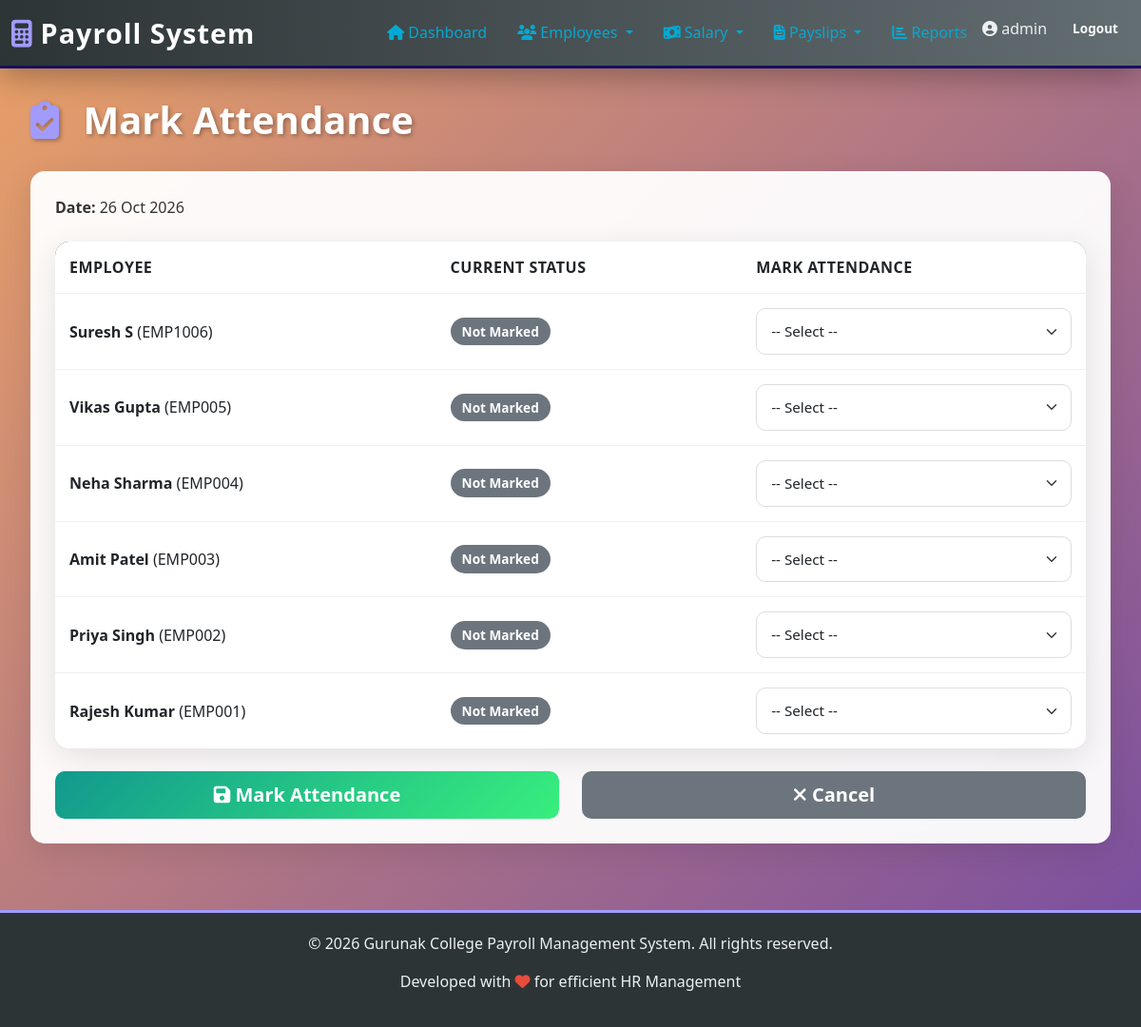
The page /attendance/mark/ (signed in) on the database its author committed.
### payroll/models.py (models this page shows, shortened)
class Employee(models.Model):
    POSITION = [
        ("Junior", "Junior"),
        ("Senior", "Senior"),
        ("Manager", "Manager"),
        ("Director", "Director"),
    ]
    STATUS_CHOICES = [
        ("Active", "Active"),
        ("Inactive", "Inactive"),
        ("On Leave", "On Leave"),
    ]
    name = models.CharField(max_length=100)
    email = models.EmailField(unique=True)
    phone = models.CharField(max_length=15, blank=True)
    employee_id = models.CharField(max_length=20, unique=True)
    position = models.CharField(max_length=20, choices=POSITION)
    department = models.ForeignKey(Department, on_delete=models.PROTECT)
    experience = models.IntegerField()
    base_salary = models.FloatField()
    address = models.TextField(blank=True)
    city = models.CharField(max_length=50, blank=True)
    state = models.CharField(max_length=50, blank=True)
    zip_code = models.CharField(max_length=10, blank=True)
    pan = models.CharField(max_length=20, blank=True)
    aadhar = models.CharField(max_length=20, blank=True)
    bank_account = models.CharField(max_length=20, blank=True)
    ifsc_code = models.CharField(max_length=20, blank=True)
    status = models.CharField(max_length=20, choices=STATUS_CHOICES, default="Active")
    date_joined = models.DateField()
    created_at = models.DateTimeField(auto_now_add=True)
    updated_at = models.DateTimeField(auto_now=True)
    class Meta:
        ordering = ['-created_at']
        indexes = [
            models.Index(fields=['employee_id']),
            models.Index(fields=['status']),
        ]

### payroll/views.py (the view, shortened to what this page needs)
# urls.py: path('attendance/mark/', views.mark_attendance, name='mark_attendance'),
@login_required
@login_required
def mark_attendance(request):
    today = timezone.now().date()
    employees = Employee.objects.filter(status='Active')
    today_attendance_records = Attendance.objects.filter(date=today).values('employee_id', 'status')
    today_attendance = {att['employee_id']: att['status'] for att in today_attendance_records}
    context = {
        'employees': employees,
        'today_attendance': today_attendance,
        'date': today,
    }
    return render(request, 'attendance/mark_attendance.html', context)

### payroll/templatetags/custom_filters.py (called while the page is built)
@register.filter
def get_item(dictionary, key):
    if isinstance(dictionary, dict):
        return dictionary.get(key, None)
    return None

### templates/attendance/mark_attendance.html (shortened to what this page needs)
{% extends 'base.html' %}
{% load custom_filters %}
{% block content %}
<div class="mb-4">
    <h1 class="page-title">
        <i class="fas fa-clipboard-check"></i> Mark Attendance
    </h1>
</div>
<div class="glass">
    <p class="mb-4"><strong>Date:</strong> {{ date|date:"d M Y" }}</p>
    <form method="post">
        <div class="table-glass">
            <table class="table">
                <thead>
                    <tr>
                        <th>Employee</th>
                        <th>Current Status</th>
                        <th>Mark Attendance</th>
                    </tr>
                </thead>
                <tbody>
                    {% for emp in employees %}
                    <tr>
                        <td><strong>{{ emp.name }}</strong> ({{ emp.employee_id }})</td>
                        <td>
                            {% with status=today_attendance|get_item:emp.employee_id %}
                                {% if status %}
                                    <span class="badge badge-info">{{ status }}</span>
                                {% else %}
                                    <span class="badge bg-secondary">Not Marked</span>
                                {% endif %}
                            {% endwith %}
                        </td>
                        <td>
                            <select name="emp_{{ emp.id }}" class="form-select">
                                <option value="">-- Select --</option>
                            </select>
                        </td>
                    </tr>
                    {% endfor %}
                </tbody>
            </table>
        </div>
        <div class="row mt-4">
            <div class="col-md-6">
                <button type="submit" class="btn btn-success btn-lg w-100">
                    <i class="fas fa-save"></i> Mark Attendance
                </button>
            </div>
            <div class="col-md-6">
                <a href="/attendance/" class="btn btn-secondary btn-lg w-100">
                    <i class="fas fa-times"></i> Cancel
                </a>
            </div>
        </div>
    </form>
</div>
{% endblock %}

### templates/base.html (shortened to what this page needs)
<!DOCTYPE html>
<html lang="en">
<head>
    <link href="https://cdn.jsdelivr.net/npm/bootstrap@5.3.0/dist/css/bootstrap.min.css" rel="stylesheet">
    <link rel="stylesheet" href="https://cdnjs.cloudflare.com/ajax/libs/font-awesome/6.5.1/css/all.min.css">
    <link rel="stylesheet" href="https://cdnjs.cloudflare.com/ajax/libs/animate.css/4.1.1/animate.min.css"/>
</head>
<body>
    <nav class="navbar navbar-expand-lg navbar-dark sticky-top">
        <div class="container-fluid">
            <a class="navbar-brand" href="/">
                <i class="fas fa-calculator"></i>Payroll System
            </a>
            <div class="collapse navbar-collapse" id="navbarNav">
                <ul class="navbar-nav ms-auto">
                    <li class="nav-item">
                        <a class="nav-link {% if request.resolver_match.url_name == 'dashboard' %}active{% endif %}" href="/">
                            <i class="fas fa-home"></i> Dashboard
                        </a>
                    </li>
                    <li class="nav-item dropdown">
                        <a class="nav-link dropdown-toggle" href="#" id="empDropdown" role="button" data-bs-toggle="dropdown">
                            <i class="fas fa-users"></i> Employees
                        </a>
                    </li>
                    <li class="nav-item dropdown">
                        <a class="nav-link dropdown-toggle" href="#" id="salaryDropdown" role="button" data-bs-toggle="dropdown">
                            <i class="fas fa-money-bill-wave"></i> Salary
                        </a>
                    </li>
                    <li class="nav-item dropdown">
                        <a class="nav-link dropdown-toggle" href="#" id="paySlipDropdown" role="button" data-bs-toggle="dropdown">
                            <i class="fas fa-file-invoice"></i> Payslips
                        </a>
                    </li>
                    <li class="nav-item">
                        <a class="nav-link" href="/reports/">
                            <i class="fas fa-chart-bar"></i> Reports
                        </a>
                    </li>
                    <li class="nav-item">
                        <div class="user-info">
                            <span><i class="fas fa-user-circle"></i> {{ user.username }}</span>
                            <form method="post" action="/logout/" style="display: inline;">
                                <button type="submit" class="btn btn-sm btn-outline-light" style="border: none; padding: 0.375rem 0.75rem;">Logout</button>
                            </form>
                        </div>
                    </li>
                </ul>
            </div>
        </div>
    </nav>
    <div class="main-container">
        <div class="container-fluid">
            {% block content %}{% endblock %}
        </div>
    </div>
    <div class="footer">
        <p>&copy; 2026 Gurunak College Payroll Management System. All rights reserved.</p>
        <p>Developed with <i class="fas fa-heart" style="color: #e74c3c;"></i> for efficient HR Management</p>
    </div>
</body>
</html>

### templates/base.html (style rules this page uses)
* { margin: 0; padding: 0; box-sizing: border-box; }
body { font-family: 'Segoe UI', Tahoma, Geneva, Verdana, sans-serif; background: linear-gradient(135deg, #eaa166 0%, #764ba2 100%); min-height: 100vh; color: #333; }
.navbar { background: linear-gradient(90deg, #2d3436 0%, #636e72 100%); box-shadow: 0 8px 32px rgba(0, 0, 0, 0.3); backdrop-filter: blur(10px); border-bottom: 3px solid #151062; }
.navbar-brand { font-size: 1.8rem; font-weight: 700; color: #fff !important; letter-spacing: 1px; animation: slideInLeft 0.6s ease; }
.navbar-brand i { margin-right: 8px; color: #a29bfe; }
.nav-link { color: #05a8d1 !important; margin: 0 8px; font-weight: 500; transition: all 0.3s ease; border-bottom: 2px solid transparent; }
.user-info { color: #ecf0f1; margin-left: auto; display: flex; align-items: center; gap: 15px; }
.main-container { padding: 30px 20px; min-height: calc(100vh - 70px); }
.page-title { font-size: 2.5rem; font-weight: 700; color: #fff; margin-bottom: 30px; text-shadow: 2px 2px 4px rgba(0, 0, 0, 0.3); animation: slideInDown 0.6s ease; }
.page-title i { margin-right: 15px; color: #a29bfe; }
.glass { background: rgba(255, 255, 255, 0.95); backdrop-filter: blur(10px); border: 1px solid rgba(255, 255, 255, 0.2); border-radius: 15px; padding: 25px; box-shadow: 0 8px 32px rgba(0, 0, 0, 0.1); transition: all 0.3s ease; animation: fadeInUp 0.6s ease; }
.table-glass { background: rgba(255, 255, 255, 0.95); border-radius: 15px; overflow: hidden; box-shadow: 0 8px 32px rgba(0, 0, 0, 0.1); }
.table { margin-bottom: 0; border-collapse: collapse; }
.table thead { background: linear-gradient(90deg, #2d3436 0%, #636e72 100%); color: white; font-weight: 600; text-transform: uppercase; letter-spacing: 0.5px; }
.table thead th { border: none; padding: 15px; vertical-align: middle; }
.table tbody tr { border-top: 1px solid #f0f0f0; transition: all 0.3s ease; }
.table tbody td { border: none; padding: 15px; vertical-align: middle; }
.btn { border-radius: 10px; font-weight: 600; padding: 10px 20px; transition: all 0.3s ease; border: none; }
.btn-success { background: linear-gradient(135deg, #11998e 0%, #38ef7d 100%); color: white; }
.btn-sm { padding: 6px 12px; font-size: 0.85rem; }
.form-control, .form-select { border-radius: 10px; border: 1px solid #ddd; padding: 12px 15px; font-size: 0.95rem; transition: all 0.3s ease; }
.badge { padding: 8px 12px; border-radius: 20px; font-weight: 600; font-size: 0.85rem; }
.footer { background: #2d3436; color: #ecf0f1; padding: 20px; text-align: center; margin-top: 40px; border-top: 3px solid #a29bfe; }

### rows shown on the page
Employee: name "Suresh S", employee_id "EMP1006"
Employee: name "Vikas Gupta", employee_id "EMP005"
Employee: name "Neha Sharma", employee_id "EMP004"
Employee: name "Amit Patel", employee_id "EMP003"
Employee: name "Priya Singh", employee_id "EMP002"
Employee: name "Rajesh Kumar", employee_id "EMP001"

### other values the page prints
{{ user.username }} "admin"
{{ date|date:"d M Y" }} "26 Oct 2026"
